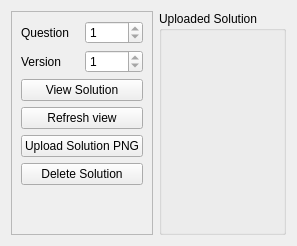
     <widget class="QWidget" name="solnTab">
      <attribute name="title">
       <string>Solutio&amp;ns</string>
      </attribute>
      <layout class="QHBoxLayout" name="horizontalLayout_15">
       <item>
        <widget class="QFrame" name="frame">
         <property name="sizePolicy">
          <sizepolicy hsizetype="Preferred" vsizetype="Preferred">
           <horstretch>1</horstretch>
           <verstretch>0</verstretch>
          </sizepolicy>
         </property>
         <property name="frameShape">
          <enum>QFrame::StyledPanel</enum>
         </property>
         <property name="frameShadow">
          <enum>QFrame::Raised</enum>
         </property>
         <layout class="QVBoxLayout" name="verticalLayout_20">
          <item>
           <layout class="QHBoxLayout" name="horizontalLayout_16">
            <item>
             <widget class="QLabel" name="label_5">
              <property name="text">
               <string>Question</string>
              </property>
             </widget>
            </item>
            <item>
             <widget class="QSpinBox" name="solnQSB">
              <property name="minimum">
               <number>1</number>
              </property>
              <property name="maximum">
               <number>1</number>
              </property>
             </widget>
            </item>
           </layout>
          </item>
          <item>
           <layout class="QHBoxLayout" name="horizontalLayout_17">
            <item>
             <widget class="QLabel" name="label_10">
              <property name="text">
               <string>Version</string>
              </property>
             </widget>
            </item>
            <item>
             <widget class="QSpinBox" name="solnVSB">
              <property name="minimum">
               <number>1</number>
              </property>
              <property name="maximum">
               <number>1</number>
              </property>
             </widget>
            </item>
           </layout>
          </item>
          <item>
           <widget class="QPushButton" name="solnViewB">
            <property name="text">
             <string>View Solution</string>
            </property>
           </widget>
          </item>
          <item>
           <widget class="QPushButton" name="solnRefreshB">
            <property name="text">
             <string>Refresh view</string>
            </property>
           </widget>
          </item>
          <item>
           <widget class="QPushButton" name="solnUploadB">
            <property name="text">
             <string>Upload Solution PNG</string>
            </property>
           </widget>
          </item>
          <item>
           <widget class="QPushButton" name="solnDeleteB">
            <property name="text">
             <string>Delete Solution</string>
            </property>
           </widget>
          </item>
          <item>
           <spacer name="verticalSpacer_10">
            <property name="orientation">
             <enum>Qt::Vertical</enum>
            </property>
            <property name="sizeHint" stdset="0">
             <size>
              <width>20</width>
              <height>40</height>
             </size>
            </property>
           </spacer>
          </item>
         </layout>
        </widget>
       </item>
       <item>
        <widget class="QGroupBox" name="solnGB">
         <property name="sizePolicy">
          <sizepolicy hsizetype="Preferred" vsizetype="Preferred">
           <horstretch>3</horstretch>
           <verstretch>0</verstretch>
          </sizepolicy>
         </property>
         <property name="title">
          <string>Uploaded Solution</string>
         </property>
         <layout class="QVBoxLayout" name="solnGBLayout"/>
        </widget>
       </item>
      </layout>
     </widget>
